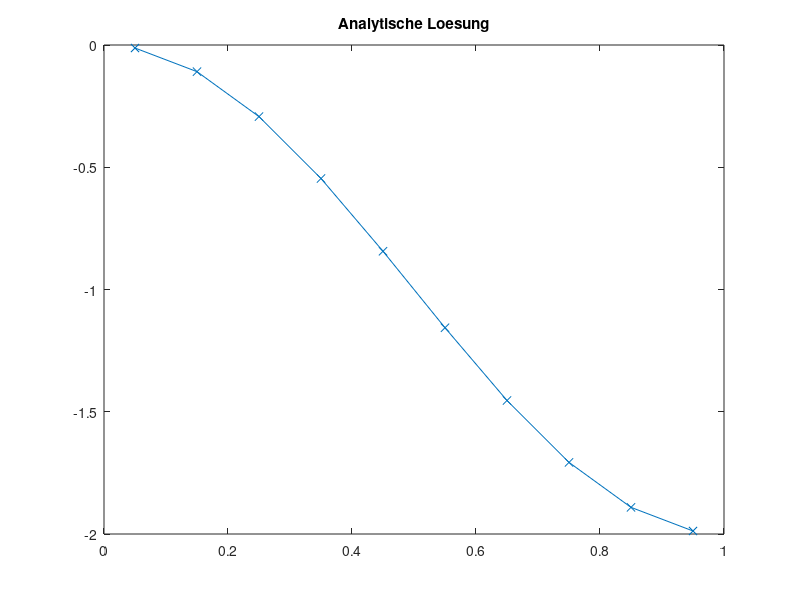
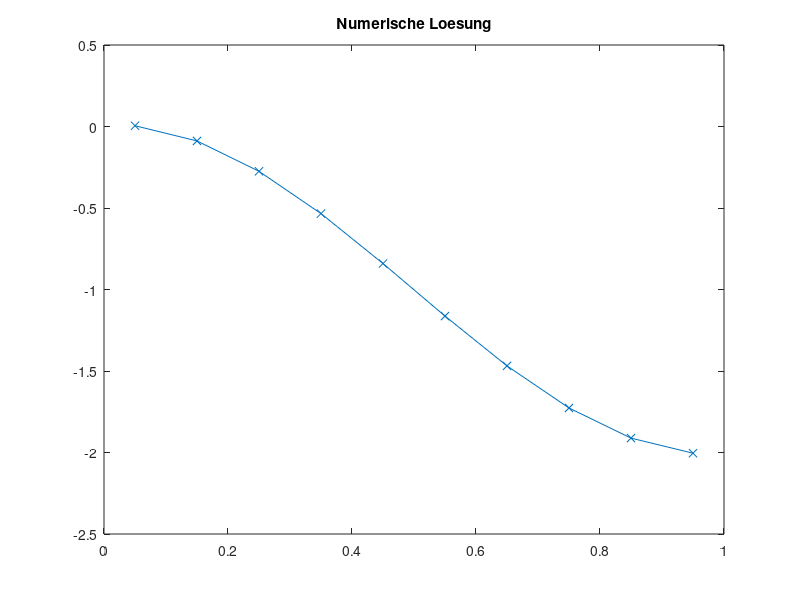
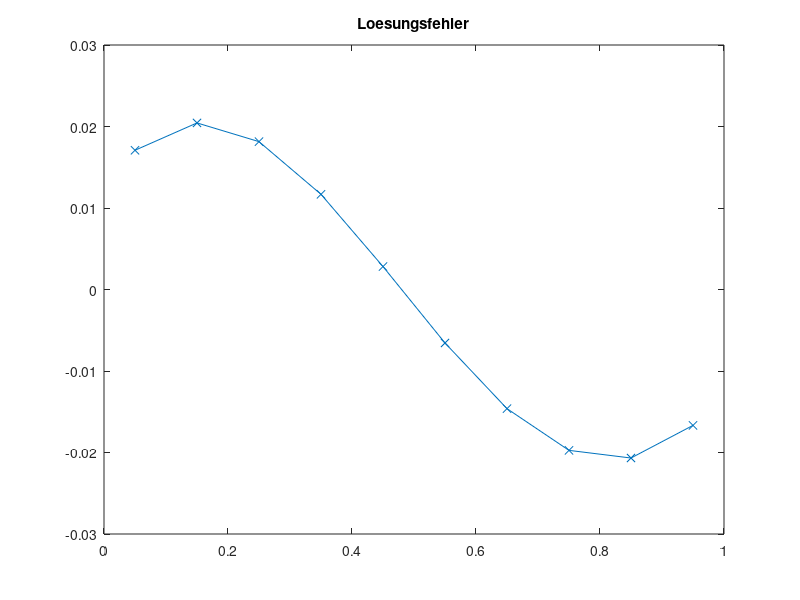
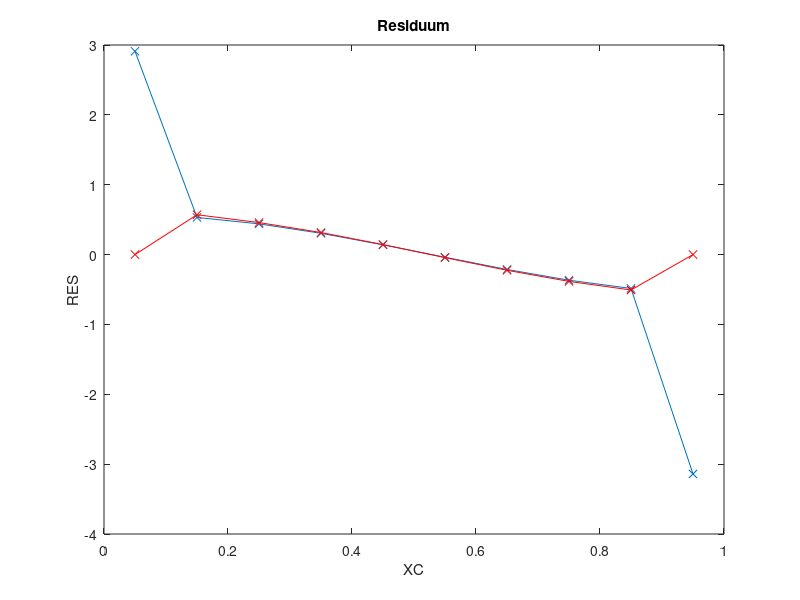

Reproduce these figures in MATLAB, in order.
clc
clear all
close all

%SOL=@(x) sin(pi*x)+1;
%MSOL=@(x) pi*cos(pi*x)-pi^2*sin(pi*x);

SOL=@(x) cos(pi*x)-1;
MSOL=@(x) -pi*sin(pi*x)-pi^2*cos(pi*x);

DIF=1.0;
KONV=1.0;
BETA=1.0;
XMIN=0.0;
XMAX=1.0;

N=10; % KV's

X = linspace(XMIN, XMAX, N+1);
XC = (X(1:N)+X(2:N+1))/2;
XCR = [XMIN, XC, XMAX];

%%% ANALYTISCHE LÖSUNG
TA = zeros(1, N);
for I=1:N
  TA(I)=SOL(XC(I));
end

figure(1)
plot(XC, TA, 'x-');
title('Analytische Loesung')

%%% FVM Lösung

% Randbedingungen
RBE = SOL(XMAX);
RBW = SOL(XMIN);

% Koeffizienten speichern
AP = zeros(1, N);
AE = zeros(1, N);
AW = zeros(1, N);

for I=1:N
  DX = X(I+1)-X(I);

  DXE = XCR(I+2)-XCR(I+1);
  DXW = XCR(I+1)-XCR(I);

  AE(I) = DIF/(DXE*DX);
  AW(I) = DIF/(DXW*DX);

  AP(I) = -AE(I)-AW(I);

  DXeP = X(I+1)-XCR(I+1);
  DXPw = XCR(I+1)-X(I);
  AEK(I) = 0;
  AWK(I) = -KONV/DX;
  APK(I) = KONV/DX;
end

% Gesamtgleichungssystem aufstellen
A = zeros(N);
b = zeros(N,1);

for I=1:N
  b(I) = MSOL(XC(I));

  % Hauptdiagonale
  A(I,I) = AP(I) + APK(I);

  % Westliche Nebendiagonale
  if mod(I,N)==1
    b(I) = b(I) - AW(I)*RBW - AWK(I)*RBW;
  else
    A(I, I-1) = AW(I) + AWK(I);
  end

  % Östliche Nebendiagonale
  if mod(I,N)==0
    b(I) = b(I) - AE(I)*RBE - APK(I)*RBE;
    A(I, I) = AP(I); % a_P_uds is 0 in this case
  else
    A(I, I+1) = AE(I) + AEK(I);
  end
end

T=A\b;

figure(2)
plot(XC, T, 'x-');
title('Numerische Loesung')

%%% Lösungsfehler berechnen
SERR=0.0;
ERR=zeros(1, N);
for I=1:N
    ERR(I)=T(I)-TA(I);
    SERR=SERR+ERR(I)^2;
end
SERR=sqrt(SERR/(N));

figure(3)
plot(XC, ERR, 'x-');
title('Loesungsfehler')

fprintf('Summierter Fehler %16.10e N=%g\n', SERR, N);


%%% ORDNUNG  BESTIMMEN
ERR5=5.2157765345e-02;
ERR10=1.5921468105e-02;
ERR20=5.7630383054e-03;
ERR40=2.3777712061e-03;
ERR80=1.0699864289e-03;
op=log((ERR5)/(ERR10))/log(2);
fprintf('Ordnung des Verfahrens %16.10e \n',op  );
op=log((ERR10)/(ERR20))/log(2);
fprintf('Ordnung des Verfahrens %16.10e \n',op  );
op=log((ERR20)/(ERR40))/log(2);
fprintf('Ordnung des Verfahrens %16.10e \n',op  );
op=log((ERR40)/(ERR80))/log(2);
fprintf('Ordnung des Verfahrens %16.10e \n',op  );


%%%% RESIDUUM BERECHNEN
t=zeros(N, 1);
for I=1:N
    t(I)=SOL(XC(I));
end

RES=A*t-b;

figure(4)
plot(XC,RES,'x-');

xlabel('XC')
ylabel('RES')
title('Residuum')

%%% Truncation Error berechnen

% b ohne Randwerte
TE=zeros(1, N);
for I=1:N
  b(I) = MSOL(XC(I));
end

for I=3:N-2
  DX = X(I+1)-X(I);
  TE(I) = (DX/24 * (b(I+1) - 2*b(I) + b(I-1)))... % TE_source
        + ((T(I+2)-3*T(I+1)+3*T(I)-T(I-1))/(24*DX))... % TE_e
        - ((T(I+1)-3*T(I)+3*T(I-1)-T(I-2))/(24*DX))... % TE_w
        - (3/8*T(I+1) - T(I)/4 - T(I-1)/8)... % TE_uds_e
        + (3/8*T(I) - T(I-1)/4 - T(I-2)/8); % TE_uds_w
  TE(I) = TE(I)/DX;
end;

% TE Sonderfälle für Randvolumen
I=2;
DX = X(I+1)-X(I);
TE(I) = (DX/24 * (b(I+1) - 2*b(I) + b(I-1)))... % TE_source
      + ((T(I+2)-3*T(I+1)+3*T(I)-T(I-1))/(24*DX))... % TE_e
      - ((T(I+1)-3*T(I)+4*T(I-1)-2*RBW)/(24*DX))... % TE_w
      - (3/8*T(I+1) - T(I)/4 - T(I-1)/8)... % TE_uds_e
      + (3/8*T(I) + T(I-1)/8 - RBW/2); % TE_uds_w_rand
  TE(I) = TE(I)/DX;

I = N-1;
DX = X(I+1)-X(I);
TE(I) = (DX/24 * (b(I+1) - 2*b(I) + b(I-1)))... % TE_source
      + ((2*RBE-4*T(I+1)+3*T(I)-T(I-1))/(24*DX))... % TE_e
      - ((T(I+1)-3*T(I)+3*T(I-1)-T(I-2))/(24*DX))... % TE_w
      - (3/8*T(I+1) - T(I)/4 - T(I-1)/8)... % TE_uds_e
      + (3/8*T(I) - T(I-1)/4 - T(I-2)/8); % TE_uds_w
  TE(I) = TE(I)/DX;

hold on;
plot(XC, TE, 'rx-');

RESTE = RES-TE';

figure(5)
plot(XC(2:N-1), RESTE(2:N-1), 'x-')
xlabel('XC')
ylabel('RES-TE')
